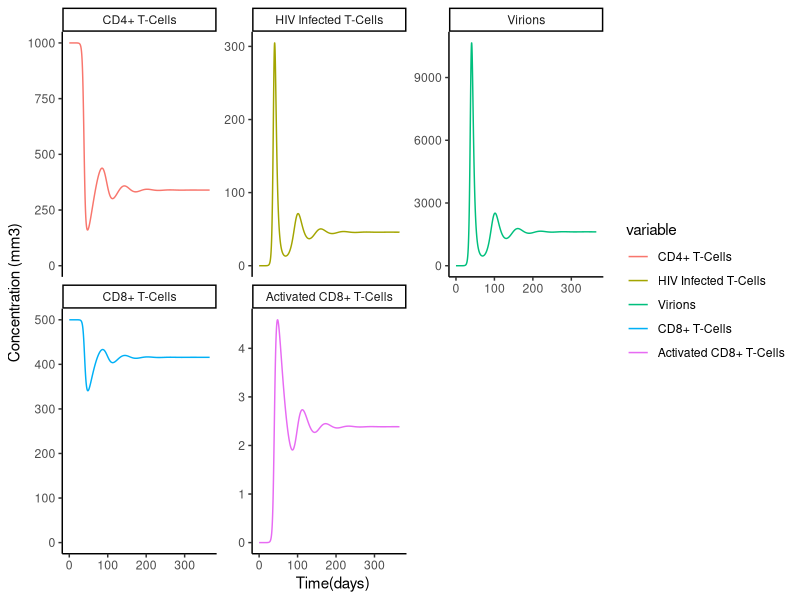
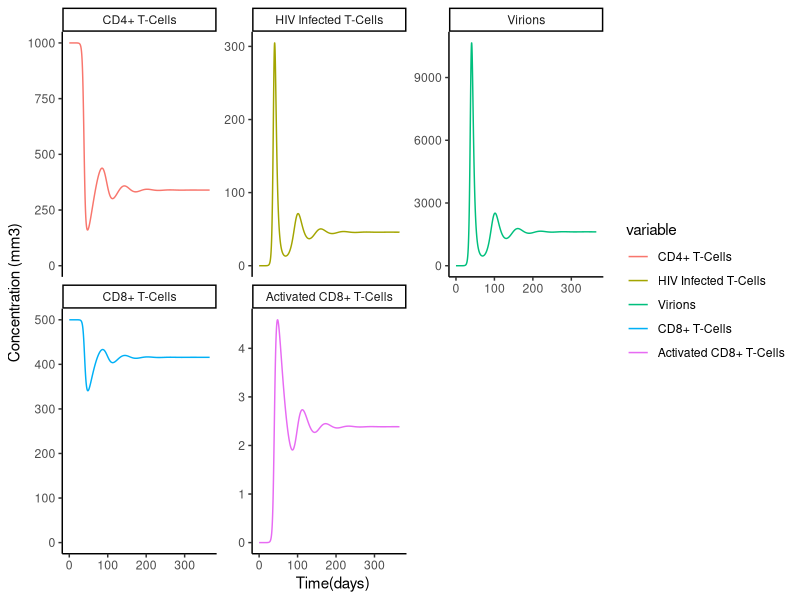

Recreate these plots in R, in order.
#This file models the basics of HIV within-host dynamics.
#You can run this file by typing source("In_Vivo.R") into an interactive R interpretor or you can run R -f In_Vivo.R into the terminal.

#This program solves a system of 5 differential equations 
#described at https://pdfs.semanticscholar.org/022f/3909c2f6a319345ef2d62f3526cdd5dac0ca.pdf.
#Parameters and initial values also came from https://pdfs.semanticscholar.org/022f/3909c2f6a319345ef2d62f3526cdd5dac0ca.pdf.
#The comments in this file will walk you through the description
#and solving of the below equations. 
#Then it will show you how to manipulate the output so that 
#ggplot can create a plot saved as either a png or a pdf (or a pdf). 

#RTI.R builds upon this file.


#You may need to install the following packages.
#Put install.packages("ggplot2") into the R interpretor(and same for deSolve and tidyr as needed)
library(deSolve)
library(ggplot2)
library(tidyr)


# hiv_func puts the equations, initial values, and parameters
#into one variable so that the ODE can solve it.
hiv_func <- function(t, HIV, params) {

    #the following two blocks of code explain to R what
    #what the variables inside the function are (i.e. makes
    #the connection between the in func. variables and the
    #external variables that hold their values.

    #Dependent variables (what you are solving for)
    T = HIV["T"]    #CD4+ T-cells
    I = HIV["I"]    #Infected CD4+ T-cells
    V = HIV["V"]    #Viral load (number of viruses/ virions in blood)
    Z = HIV["Z"]    #CD8+ T-cells
    ZA = HIV["ZA"]  #Activated CD8+ T-cells


    #Independent variables (physical constants, etc.)
    mu_T = params["mu_T"]          #Natural death rate of uninfected CD4+ T-cells
    mu_I = params["mu_I"]          #Natural death rate of infected CD4+ T-cells
    mu_v = params["mu_v"]          #Natural death rate of viruses and virions
    mu_z = params["mu_z"]          #Natural death rate of CD8+ T-cells
    k_v = params["k_v"]            #Average number of virions released per infected cell
    beta_z = params["beta_z"]      #CD8+ T-cell activation rate
    beta_v = params["beta_v"]      #Rate at which CD4+ T-cells become infected
    p_I = params["p_I"]            #Rate at which infected CD4+ T-cells are destroyed
    p_v = params["p_v"]            #Rate at which viruses and virions are destroyed
    lambda_T = params["lambda_T"]  #Rate at which CD4+ T-cells are created by the body
    lambda_z = params["lambda_z"]  #Rate at which CD8+ T-cells are created by the body


    # now that we have extracted the parameters, we can evaluate the
    # differential equation's right hand side
    dT = lambda_T - mu_T*T - beta_v*T*V
    dI = beta_v*T*V - mu_I*I - p_I*I*ZA
    dV = k_v*mu_I*I - mu_v*V - p_v*V*ZA
    dZ = lambda_z - mu_z*Z - beta_z*Z*V
    dZA = beta_z*Z*I -mu_z*ZA

    #Put all 5 equations into a list so the ODE can read it  
    list(c(dT, dI, dV, dZ, dZA))
}

#Parameters
parms <- c(mu_T = 0.02,        #Natural death rate of uninfected CD4+ T-cells
           mu_I = 0.24,        #Natural death rate of infected CD4+ T-cells
           mu_v = 2.4,         #Natural death rate of viruses and virions
           mu_z = 0.04,        #Natural death rate of CD8+ T-cells
           k_v = 360,          #Average number of virions released per infected cell
           beta_z = 0.000005,  #CD8+ T-cell activation rate
           beta_v = 0.000024,  #Rate at which CD4+ T-cells become infected
           p_I = 0.02,         #Rate at which infected CD4+ T-cells are destroyed
           p_v = 0.02,         #Rate at which viruses and virions are destroyed
           lambda_T = 20,      #Rate at which CD4+ T-cells are created by the body
           lambda_z = 20       #Rate at which CD8+ T-cells are created by the body
           )
	   

#Initial values
Pstart <- c(T = 1000,   #CD4+ T-cells
       	    I = 0,      #Infected CD4+ T-cells
            V = 0.001,  #Viral load 
	    Z = 500,    #CD8+ T-cells
	    ZA = 0)     #Activated CD8+ T-cells

#Time steps to solve equation for (full collection of x-axis points)
times <- seq(from=0, to=365, by= 0.01)



#Now inoke the ODE function.
#It requires four things to run: the right hand side of the function
#(hiv_func), the initial values (Pstart), time steps that need to be
#solved for (times), and equation constants (parms)
diffeq_result <- ode(
    func=hiv_func,
    y=Pstart,
    times=times,
    parms=parms)


#Take the solved equations (diffeq_result) and put it into a data frame
#ggplot2 requires such large data sets to be in a data frame for its
#plotting function
diffeq_result <- as.data.frame(diffeq_result)

#The R gather() function, extracts the data needed by ggplot.
#It also helps to massage the data in a way that preps it to be plotted. 
gathered_result <- gather(diffeq_result, variable, value, -time)


#This provides each variable, and therefore each graph, with a descriptive title.
gathered_result$variable[gathered_result$variable == "T"] <-  "CD4+ T-Cells"
gathered_result$variable[gathered_result$variable == "I"] <-  "HIV Infected T-Cells"
gathered_result$variable[gathered_result$variable == "V"] <-  "Virions"
gathered_result$variable[gathered_result$variable == "Z"] <-  "CD8+ T-Cells"
gathered_result$variable[gathered_result$variable == "ZA"] <- "Activated CD8+ T-Cells"

#The default order of ggplot2 is alphabetic, the factor() function enables 
#you to change the order of the plots into something more logical
#or relevant to your purposes. 
gathered_result$variable <- factor(gathered_result$variable, levels = c("CD4+ T-Cells", "HIV Infected T-Cells", "Virions",
                                                                        "CD8+ T-Cells", "Activated CD8+ T-Cells"))


#Now plot the data and save it in a new variable: plot_result.
plot_result <- ggplot(data = gathered_result,
                      mapping=aes(x=time, y=value, color = variable)) +
                      geom_line(linewidth = 0.5) + #linewidth
                      theme_classic() + #ggplot has several different themes
                      #that can be added to a plot here we are using "classic"

                      #TODO: scale_color_manual("Type of Cell", values = variable)+

                      ylab("Concentration (mm3)")+ #Y-axis title
                      xlab("Time(days)")+ #X-axis title
                      facet_wrap(~variable, scales = "free_y") + #plot each equation on its own graph
                      coord_cartesian(
                          xlim = NULL,
                          ylim = c(0, NA)) #begin each plot at y = 0
		

#Save image to file
fname_base <- "result_ocm" #name of file
extensions = c("png", "pdf") #file extension
for (ext in extensions) {
    fname <- paste(fname_base, ".", ext, sep="")
    ggsave(fname, plot_result, height = 5, width = 9) #height, width of image
    print(paste("wrote output to file ", fname)) #If successful a message will print
    #with the name of the new file
    }
